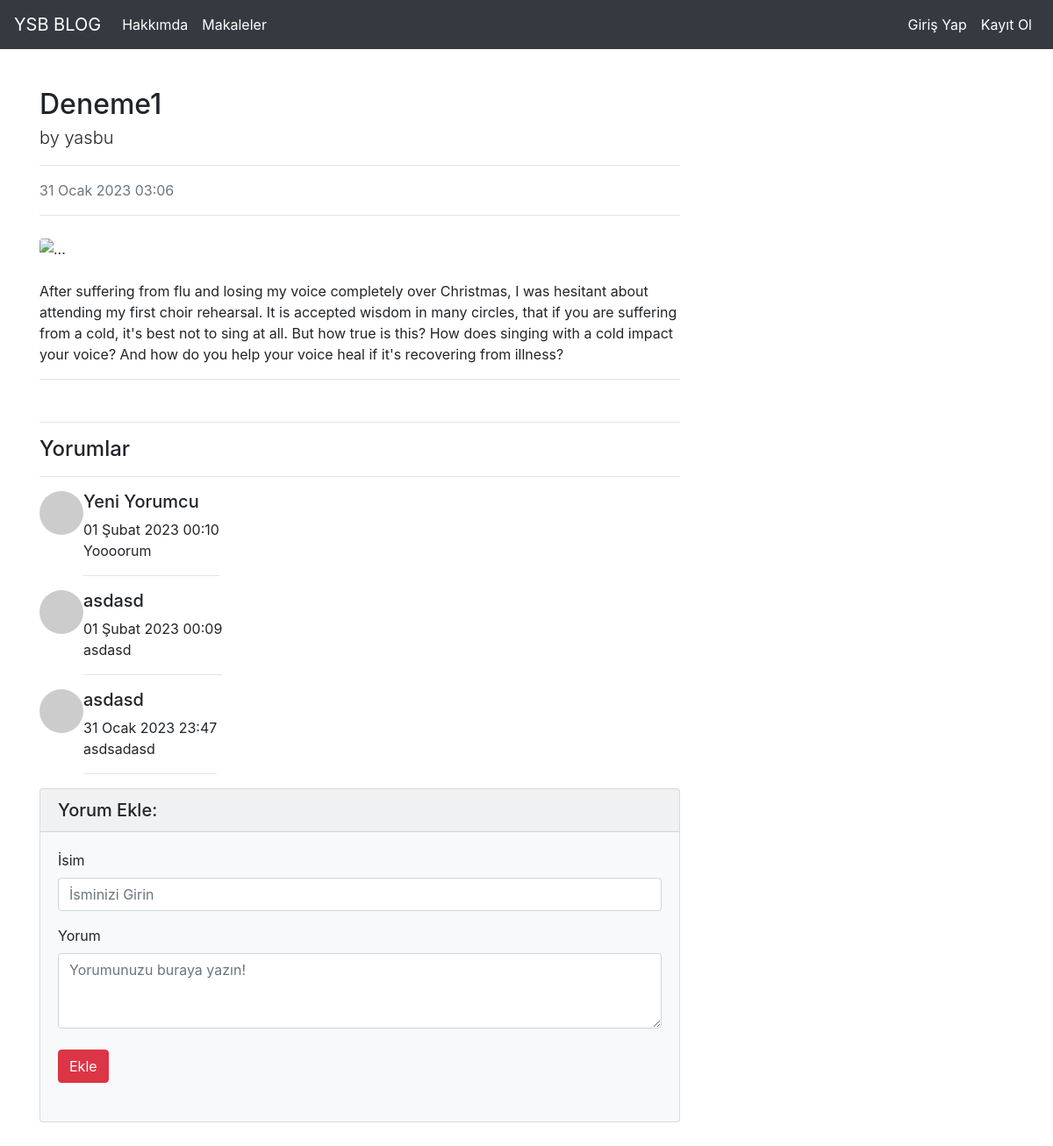
Screenshot of /articles/article/10 with the database file from the repository.
### article/models.py (models this page shows, shortened)
class Article(models.Model):
    author = models.ForeignKey('auth.User',on_delete=models.CASCADE, verbose_name='Yazar') #o kullanıcıya ait article silinecek
    title = models.CharField(max_length=50, verbose_name='Başlık')
    content = RichTextField()
    created_data = models.DateTimeField(auto_now_add=True, verbose_name='Tarih') #o anki tarihi atayacak
    article_image = models.FileField(blank=True, null=True,verbose_name='Makaleye Fotoğraf Ekleyin')
    class Meta:
        ordering = ['-created_data']

class Comment(models.Model):
    article = models.ForeignKey(Article,on_delete=models.CASCADE,verbose_name='Makale',related_name='comments')
    comment_author = models.CharField(max_length=50,verbose_name='İsim')
    comment_content = models.CharField(max_length=200, verbose_name='Yorum')
    comment_date = models.DateTimeField(auto_now_add=True)
    class Meta:
        ordering = ['-comment_date']

### article/views.py (the view)
# urls.py: path('article/<int:id>',views.detail,name='detail'),
def detail(request,id):
    article = get_object_or_404(Article,id=id)
    comments = article.comments.all()
    return render(request,'detail.html',{'article':article,'comments':comments})

### templates/detail.html (shortened to what this page needs)
{% extends "layout.html" %}
{% block body %}
<div class="row">
    <div class="col-lg-8">
        <article>
            <header class="mb-4">
                <h2 class="fw-bolder mb-1">{{article.title}}</h2>
                <p class ='lead'>by {{article.author.username}}</p>
                <hr>
                <div class="text-muted fst-italic mb-2">{{article.created_data}}</div>
                <hr>
            </header>
            <figure class="mb-4"><img class="img-fluid rounded" src="{{aritcle.article_image.url}}" alt="..." /></figure>
            <section class="mb-5">
                <p>{{article.content|safe}}</p>
            <hr>
            </section>
        </article>
    <hr>
    <h4>Yorumlar</h4>
    <hr>
    {% if comments %}
    {% for comment in comments %}
    <div class="d-flex">
        <div class="flex-shrink-0"><img class="rounded-circle" src="https://dummyimage.com/50x50/ced4da/6c757d.jpg" alt="..." /></div>
        <div class="ms-3">
            <div class="fw-bold"><h5 class='mt-0'>{{comment.comment_author}}</h5></div>
            {{comment.comment_date}} <br>
            {{comment.comment_content}} <hr>
        </div>
    </div>
    {% endfor %}
    {% else %}
    <div class='alert alert-danger'>Bu makaleye yorun yapılmamış</div>
    {% endif %}
    <div class="card bg-light">
        <h5 class='card-header'>Yorum Ekle:</h5>
        <div class="card-body">
        <form method='post' action="{% url 'article:comment' article.id  %}" class="mb-4">
        <div class="form-group">
            <label for="formGroupExampleInput">İsim</label>
            <input name="comment_author" type="text" class="form-control" id="formGroupExampleInput" placeholder="İsminizi Girin">
        </div>
        <div>
            <label for="formGroupExampleInput">Yorum</label>
            <textarea name="comment_content" class="form-control" rows="3" placeholder="Yorumunuzu buraya yazın!"></textarea>
        </div>
        <br>
        <button type='submit' class='btn btn-danger'>Ekle</button>
        </form>
    </div>
</div>
    </div>
</div>
{% endblock body %}

### rows the page displays
Article: title "Deneme1", author.username "yasbu", created_data "31 Ocak 2023 03:06", content "After suffering from flu and losing my voice completely over Christmas, I was hesitant about attending my first choir rehearsal. It is accepted wisdom in many circles, that if you are suffering from a cold, it's best not to sing at all. But how true is this? How does singing with a cold impact your voice? And how do you help your voice heal if it's recovering from illness?"
Comment: comment_author "Yeni Yorumcu", comment_date "01 Şubat 2023 00:10", comment_content "Yoooorum"
Comment: comment_author "asdasd", comment_date "01 Şubat 2023 00:09", comment_content "asdasd"
Comment: comment_author "asdasd", comment_date "31 Ocak 2023 23:47", comment_content "asdsadasd"
